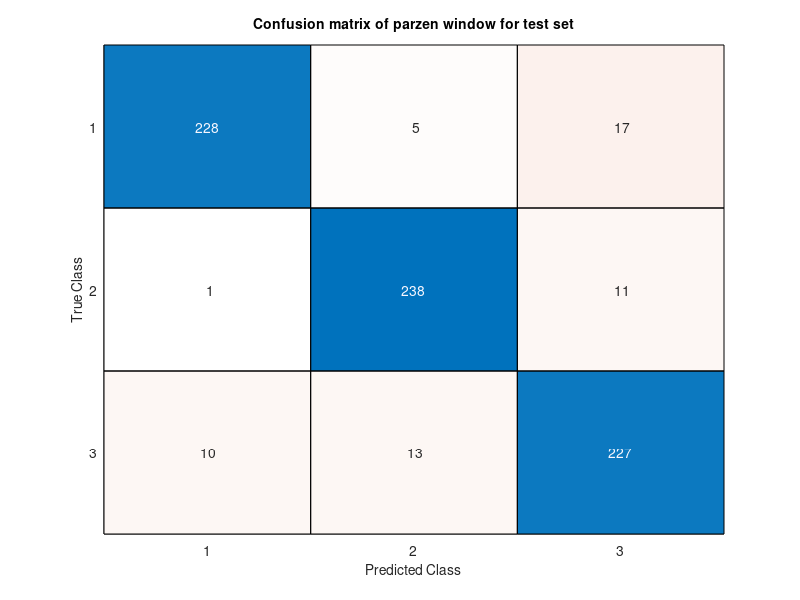

Recreate this plot in MATLAB. (Note: this script raises an error after producing the figure.)
D = importdata('hw04_data.txt');
D_training = [D(1:250, :); D(501:750, :); D(1001:1250, :)];
D_test = [D(251:500, :); D(751:1000, :); D(1251:1500, :)];

%Bayesian classification
Bayes_prediction = zeros(750, 1);
for i=1:750
    p1 = mvnpdf(D_test(i,1:2), [0, 0], 4*[1 0; 0 1]);
    p2 = mvnpdf(D_test(i,1:2), [10, 0], 4*[1 0; 0 1]);
    p3 = mvnpdf(D_test(i,1:2), [5, 5], 5*[1 0; 0 1]);
    [M, I] = max([p1 p2 p3]);
    Bayes_prediction(i) = I;
end

% C_bayes = confusionmat(D_test(:,3), Bayes_prediction);
% confusionchart(C_bayes);
% title('Confusion matrix of Bayesian classification for test set');


%MLE
mean_mle_1 = mean(D_training(1:250, 1:2));
mean_mle_2 = mean(D_training(251:500, 1:2));
mean_mle_3 = mean(D_training(501:750, 1:2));
cov_mle_1 = cov(D_training(1:250, 1:2), 1);
cov_mle_2 = cov(D_training(251:500, 1:2), 1);
cov_mle_3 = cov(D_training(501:750, 1:2), 1);
MLE_prediction = zeros(750, 1);
for i=1:750
    p1 = mvnpdf(D_test(i,1:2), mean_mle_1, cov_mle_1);
    p2 = mvnpdf(D_test(i,1:2), mean_mle_2, cov_mle_2);
    p3 = mvnpdf(D_test(i,1:2), mean_mle_3, cov_mle_3);
    [M, I] = max([p1 p2 p3]);
    MLE_prediction(i) = I;
end

% C_MLE = confusionmat(D_test(:,3), MLE_prediction);
% confusionchart(C_MLE);
% title('Confusion matrix of MLE for test set');
%Parzen
n = 750;
h1 = 1;  %try for 0.01, 0.1, 1, and 10
%h_n = h1/sqrt(n);
h_n = 1;  %this will get a better performance 57/750 instead of 82/750
parzen_prediction = zeros(750, 1);
for x=1:n
    p_n_1 = 0;
    p_n_2 = 0;
    p_n_3 = 0;
    for i=1:n/3
        p_n_1 = p_n_1 + (1/h_n)*mvnpdf((D_test(x,1:2)- D_training(i,1:2))/h_n);
        p_n_2 = p_n_2 + (1/h_n)*mvnpdf((D_test(x,1:2)- D_training(i+250,1:2))/h_n);
        p_n_3 = p_n_3 + (1/h_n)*mvnpdf((D_test(x,1:2)- D_training(i+500,1:2))/h_n);
    end
    p_n_1 = p_n_1/n;
    p_n_2 = p_n_2/n;
    p_n_3 = p_n_3/n;
    [M, I] = max([p_n_1 p_n_2 p_n_3]);
    parzen_prediction(x) = I;
end
C_parzen = confusionmat(D_test(:,3), parzen_prediction);
confusionchart(C_parzen);
title('Confusion matrix of parzen window for test set');
%kNN
k = 1;
knn_prediction = zeros(750, 1);
for x=1:750
    euclid_dist = zeros(750, 1);
    for i=1:750
        euclid_dist(i) = norm(D_test(x,1:2) - D_training(i,1:2));
    end
    [M, I] = mink(euclid_dist, k);
    knn_prediction(x) = D_training(I, 3); %this is only for 1-NN
end

% C_knn = confusionmat(D_test(:,3), knn_prediction);
% confusionchart(C_knn);
% title('Confusion matrix of 1-NN for test set');

